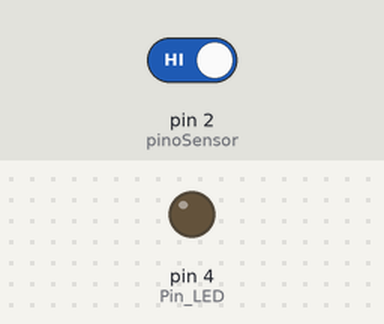
Recording of a sketch running on a simulated Arduino Uno, built with avr-gcc and run on an emulated ATmega328P. On the bench: output pins drawn as LEDs (lit = HIGH). The inputs (shaded band) are chosen by the test bench; at power-on: pin 2 (pinoSensor) HIGH. What the sketch prints to the serial monitor is not drawn.

Above: at 1.2 s.
1.3 s: pin 2 (pinoSensor) driven LOW
At 2.0 s:
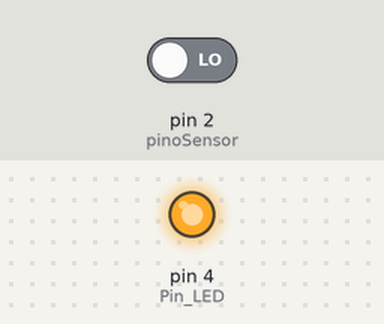
2.8 s: pin 2 (pinoSensor) driven HIGH
At 3.1 s:
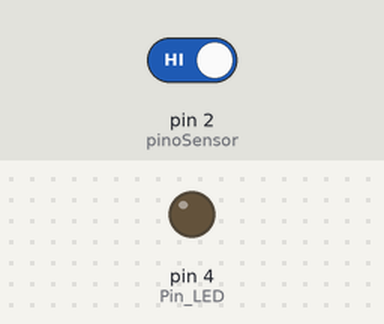
Timing chart, 0 to 5.8 s (numbered marks = the images above; inputs shaded):
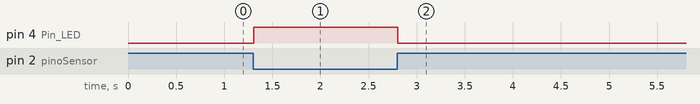

Measured:
- after the input at 1.3 s, pin 4 (Pin_LED): LOW → HIGH at once
- after the input at 2.8 s, pin 4 (Pin_LED): HIGH → LOW at once

The sketch:

sensorir.ino
```cpp
/* Acionamento de LED através da leitura do Sensor Infravermelho IR */
int pinoSensor = 2; /* Pino digital utilizado pelo sensor. */
int Pin_LED = 4 ; /* Define o pino 4 como pino do LED. */
int Sensor_IR = 0; /* Variável que armazena o estado do sensor (0 ou 1).
*/
void setup() {
pinMode(pinoSensor, INPUT); /*Define o pino do sensor como ENTRADA. */
pinMode(Pin_LED, OUTPUT); /* Define o pino do LED como SAÍDA. */
Serial.begin(9600); /* Inicializa a comunicação serial */
}
void loop() {
Sensor_IR = digitalRead(pinoSensor); /* Realiza a leitura do sensor e
registra na variável */
Serial.println(Sensor_IR); /* Imprime o valor registrado na
variável */
 /* (0: com obstáculo ou 1: sem
obstáculo) */
if (Sensor_IR == 0) { /* Se a leitura no sensor for igual a 0
*/
 digitalWrite(Pin_LED, HIGH); /* Ligue o LED */
}
if (Sensor_IR == 1) { /* Se a leitura no sensor for igual a 1
*/
 digitalWrite(Pin_LED, LOW); /* Desligue o LED */
}
}
```
